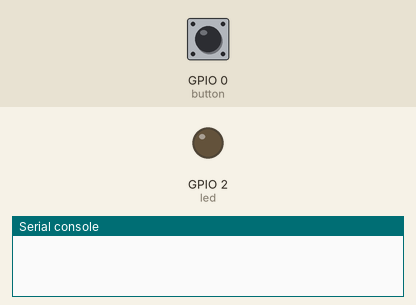
Simulated run of this program. Board: ESP32 board running MicroPython. Parts: output pins drawn as LEDs (lit = HIGH), the last lines printed to the serial console. The test bench sets the inputs (shaded band); at power-on: GPIO 0 (button) HIGH.

Above: at 1.2 s.
1.3 s: GPIO 0 (button) pulled LOW for 0.15 s
At 1.7 s:
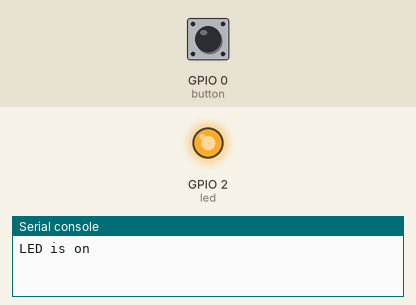
2.9 s: GPIO 0 (button) pulled LOW for 1 s
At 4.1 s:
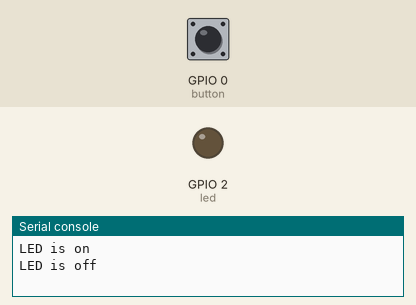
5.4 s: GPIO 0 (button) pulled LOW for 3.2 s
At 6.0 s:
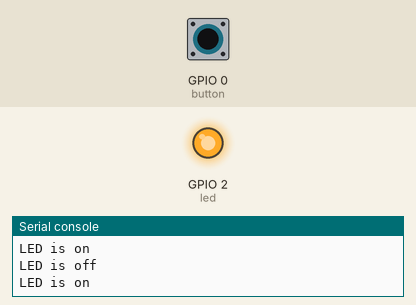
Timing chart, 0 to 8.4 s (numbered marks = the images above; inputs shaded):
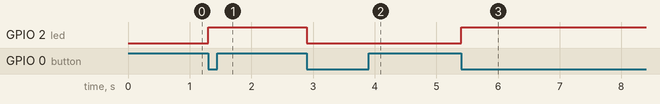

Measured:
- after the input at 1.3 s, GPIO 2 (led): LOW → HIGH at once
- after the input at 2.9 s, GPIO 2 (led): HIGH → LOW at once
- after the input at 5.4 s, GPIO 2 (led): LOW → HIGH at once

The program:

main.py
```python
# MicroPython script for ESP32
# Author: Himanshu Tripathi

# hardware interrupt example
# toggle the state of led with each button press
# also print the led state on terminal

from machine import Pin

# object for led
led = Pin(2,Pin.OUT)
# object for button
button = Pin(0,Pin.IN)

# interrupt service routine for button interrupt
def button_isr(pin):
    led.value(not led.value())
    print('LED is on' if led.value() else 'LED is off')


# enable interrupt request for button pin
button.irq(trigger=Pin.IRQ_FALLING,handler=button_isr)

while True:
    pass 
```
